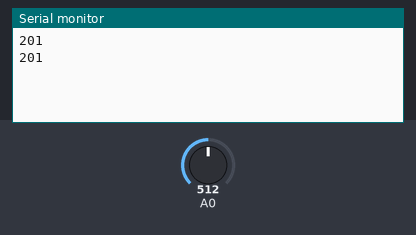
A sketch run on a simulated Arduino Uno, built with avr-gcc and run on an emulated ATmega328P. Shown: the last lines printed to the serial monitor. The test bench sets the inputs (shaded band); at power-on: A0 = 512.

Above: at 1.8 s.
1.9 s: A0 set to 716
At 2.8 s:
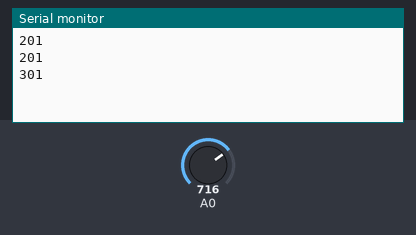
3.4 s: A0 set to 900
At 4.8 s:
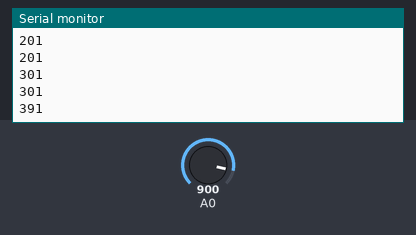
Timing chart, 0 to 6.4 s (numbered marks = the images above; inputs shaded):
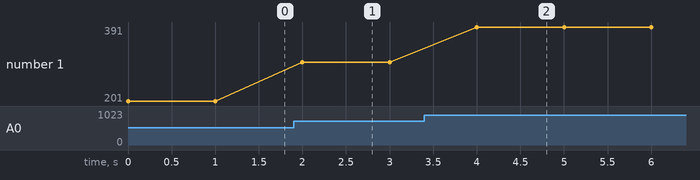

The sketch:

Ex8.ino
```cpp
int celsius = 0;

void setup() {
    pinMode(A0, INPUT);
  	Serial.begin(9600);
}

void loop() {
	celsius = map(((analogRead(A0) - 20) * 3.04), 0, 1023, -40, 125);
    Serial.println(celsius);
    delay(1000);
}
```

Measured:
- after the input at 1.9 s, the serial monitor: prints a new line after 0.10 s (image 1)
- after the input at 3.4 s, the serial monitor: prints a new line after 0.60 s (image 2)
- plotted number 1: 201 → 301 after the input at 1.9 s, 301 → 391 after the input at 3.4 s
